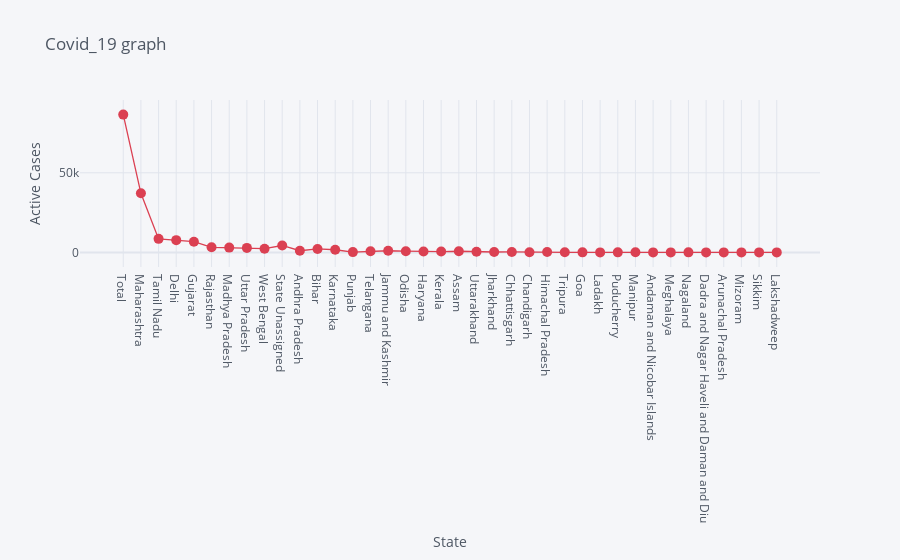

Here is the notebook cell this chart was saved with:
### Markdown cell above
# Active Cases per State

### Code cell
df.iplot(kind= 'scatter', x= 'State', y='Active', mode= 'markers+lines', title= 'Covid_19 graph', xTitle= 'State', yTitle= 'Active Cases', color= 'red', size= 10)

### Figure 1 — Plotly figure (JSON) as saved in the notebook; plotly's stock layout.template omitted (floating-point values rounded to 4 significant figures)
{"data": [{"line": {"color": "rgba(219, 64, 82, 1.0)", "dash": "solid", "shape": "linear", "width": 1.3}, "marker": {"size": 10, "symbol": "circle"}, "mode": "markers+lines", "name": "Active", "text": "", "type": "scatter", "x": ["Total", "Maharashtra", "Tamil Nadu", "Delhi", "Gujarat", "Rajasthan", "Madhya Pradesh", "Uttar Pradesh", "West Bengal", "State Unassigned", "Andhra Pradesh", "Bihar", "Karnataka", "Punjab", "Telangana", "Jammu and Kashmir", "Odisha", "Haryana", "Kerala", "Assam", "Uttarakhand", "Jharkhand", "Chhattisgarh", "Chandigarh", "Himachal Pradesh", "Tripura", "Goa", "Ladakh", "Puducherry", "Manipur", "Andaman and Nicobar Islands", "Meghalaya", "Nagaland", "Dadra and Nagar Haveli and Daman and Diu", "Arunachal Pradesh", "Mizoram", "Sikkim", "Lakshadweep"], "y": [86573, 37133, 8500, 7690, 6718, 3203, 3021, 2818, 2325, 4332, 1053, 2157, 1651, 181, 714, 1041, 766, 525, 526, 737, 407, 267, 281, 96, 201, 77, 31, 11, 32, 51, 0, 7, 18, 1, 1, 0, 1, 0]}], "layout": {"legend": {"bgcolor": "#F5F6F9", "font": {"color": "#4D5663"}}, "paper_bgcolor": "#F5F6F9", "plot_bgcolor": "#F5F6F9", "title": {"font": {"color": "#4D5663"}, "text": "Covid_19 graph"}, "xaxis": {"gridcolor": "#E1E5ED", "showgrid": true, "tickfont": {"color": "#4D5663"}, "title": {"font": {"color": "#4D5663"}, "text": "State"}, "zerolinecolor": "#E1E5ED"}, "yaxis": {"gridcolor": "#E1E5ED", "showgrid": true, "tickfont": {"color": "#4D5663"}, "title": {"font": {"color": "#4D5663"}, "text": "Active Cases"}, "zerolinecolor": "#E1E5ED"}}}
